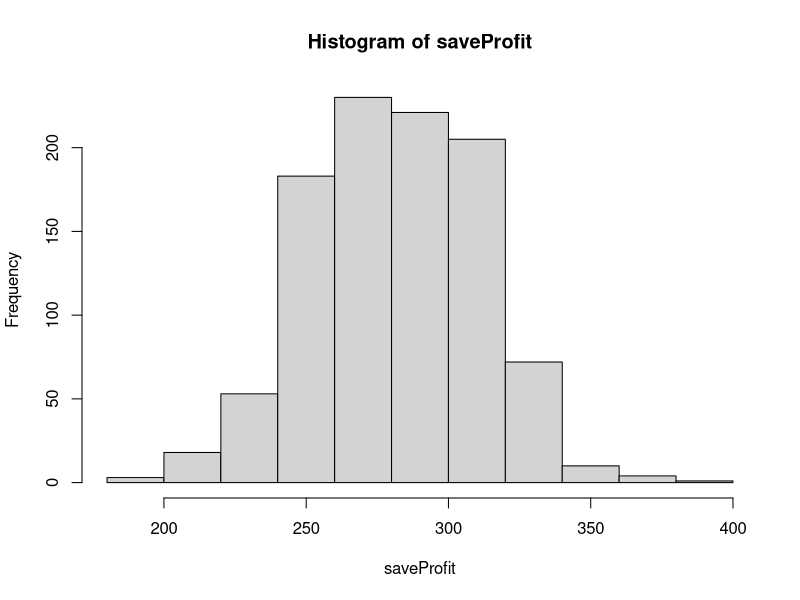
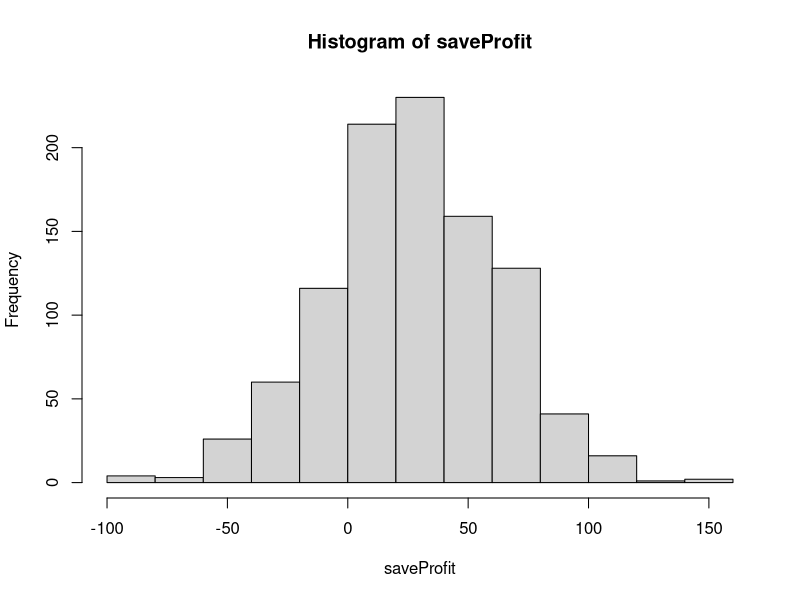
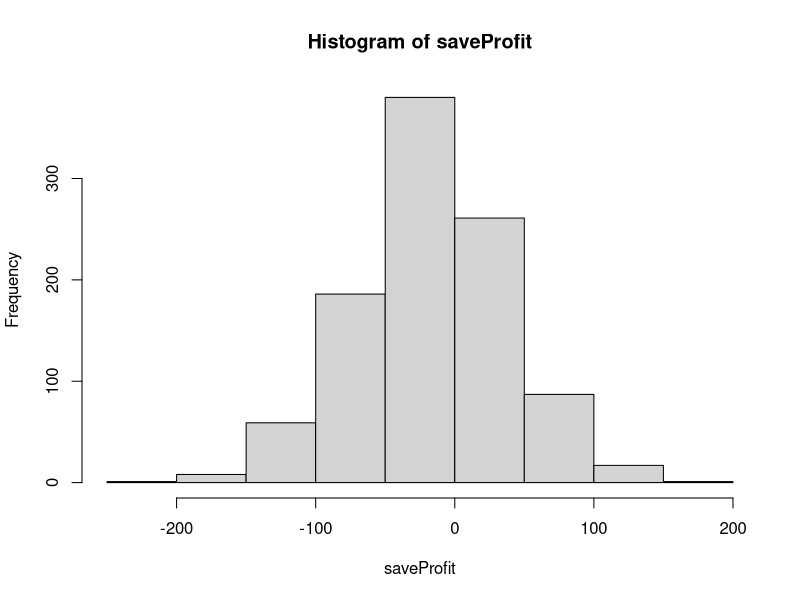

Reproduce these figures in R, in order.
## ---- chunk 1
knitr::opts_chunk$set(echo = TRUE)
require(tidyverse)
require(tidyverse)
require(knitr)
## ---- chunk 2
days=1:365
saveProfit=vector("numeric")
for(run in 1:1000){
  

profit=0
for(i in 1:637){
  bdays=sample(days,size=35,replace=TRUE)
  n=length(unique(bdays))
  if(n<35){
    profit=profit+1
  } else{profit=profit-2}
}
saveProfit[run]=profit
}

## ---- chunk 3
hist(saveProfit)
## ---- chunk 4
sortProfit=sort(saveProfit)
print(sortProfit[25])
print(sortProfit[975])
## ---- chunk 5
days=1:365
saveProfit=vector("numeric")
for(run in 1:1000){
  

profit=0
for(i in 1:637){
  bdays=sample(days,size=29,replace=TRUE)
  n=length(unique(bdays))
  if(n<29){
    profit=profit+1
  } else{profit=profit-2}
}
saveProfit[run]=profit
}

## ---- chunk 6
hist(saveProfit)
## ---- chunk 7
days=1:365
saveProfit=vector("numeric")
for(run in 1:1000){
  

profit=0
for(i in 1:637){
  bdays=sample(days,size=35,replace=TRUE)
  n=length(unique(bdays))
  if(n<35){
    profit=profit+1
  } else{profit=profit-4.5}
}
saveProfit[run]=profit
}

## ---- chunk 8
hist(saveProfit)
